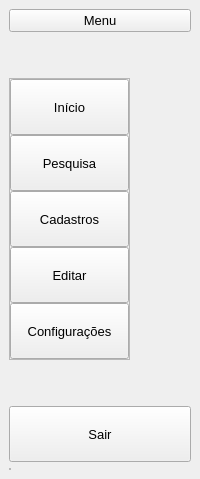
              <widget class="QWidget" name="subMenuLateral" native="true">
               <property name="styleSheet">
                <string notr="true"/>
               </property>
               <layout class="QVBoxLayout" name="verticalLayout_2">
                <property name="spacing">
                 <number>6</number>
                </property>
                <property name="leftMargin">
                 <number>9</number>
                </property>
                <property name="topMargin">
                 <number>9</number>
                </property>
                <property name="rightMargin">
                 <number>9</number>
                </property>
                <property name="bottomMargin">
                 <number>9</number>
                </property>
                <item>
                 <widget class="QPushButton" name="btnMenu2">
                  <property name="font">
                   <font>
                    <pointsize>10</pointsize>
                   </font>
                  </property>
                  <property name="cursor">
                   <cursorShape>PointingHandCursor</cursorShape>
                  </property>
                  <property name="text">
                   <string>Menu</string>
                  </property>
                  <property name="icon">
                   <iconset>
                    <normaloff>icones/iconMenu.png</normaloff>icones/iconMenu.png</iconset>
                  </property>
                  <property name="iconSize">
                   <size>
                    <width>24</width>
                    <height>24</height>
                   </size>
                  </property>
                  <property name="checkable">
                   <bool>true</bool>
                  </property>
                 </widget>
                </item>
                <item>
                 <spacer name="verticalSpacer">
                  <property name="orientation">
                   <enum>Qt::Vertical</enum>
                  </property>
                  <property name="sizeHint" stdset="0">
                   <size>
                    <width>20</width>
                    <height>40</height>
                   </size>
                  </property>
                 </spacer>
                </item>
                <item alignment="Qt::AlignLeft|Qt::AlignTop">
                 <widget class="QFrame" name="frameBtns">
                  <property name="sizePolicy">
                   <sizepolicy hsizetype="Preferred" vsizetype="Expanding">
                    <horstretch>0</horstretch>
                    <verstretch>0</verstretch>
                   </sizepolicy>
                  </property>
                  <property name="frameShape">
                   <enum>QFrame::StyledPanel</enum>
                  </property>
                  <property name="frameShadow">
                   <enum>QFrame::Raised</enum>
                  </property>
                  <layout class="QVBoxLayout" name="verticalLayout_3">
                   <property name="spacing">
                    <number>0</number>
                   </property>
                   <property name="leftMargin">
                    <number>0</number>
                   </property>
                   <property name="topMargin">
                    <number>0</number>
                   </property>
                   <property name="rightMargin">
                    <number>0</number>
                   </property>
                   <property name="bottomMargin">
                    <number>0</number>
                   </property>
                   <item>
                    <widget class="QPushButton" name="btnIncio">
                     <property name="minimumSize">
                      <size>
                       <width>119</width>
                       <height>56</height>
                      </size>
                     </property>
                     <property name="font">
                      <font>
                       <pointsize>10</pointsize>
                      </font>
                     </property>
                     <property name="cursor">
                      <cursorShape>PointingHandCursor</cursorShape>
                     </property>
                     <property name="styleSheet">
                      <string notr="true"/>
                     </property>
                     <property name="text">
                      <string>Início</string>
                     </property>
                     <property name="icon">
                      <iconset>
                       <normaloff>icones/iconHome.png</normaloff>icones/iconHome.png</iconset>
                     </property>
                     <property name="iconSize">
                      <size>
                       <width>24</width>
                       <height>24</height>
                      </size>
                     </property>
                     <property name="checkable">
                      <bool>true</bool>
                     </property>
                     <property name="autoExclusive">
                      <bool>true</bool>
                     </property>
                    </widget>
                   </item>
                   <item>
                    <widget class="QPushButton" name="btnPesquisa">
                     <property name="minimumSize">
                      <size>
                       <width>119</width>
                       <height>56</height>
                      </size>
                     </property>
                     <property name="font">
                      <font>
                       <pointsize>10</pointsize>
                      </font>
                     </property>
                     <property name="cursor">
                      <cursorShape>PointingHandCursor</cursorShape>
                     </property>
                     <property name="styleSheet">
                      <string notr="true"/>
                     </property>
                     <property name="text">
                      <string>Pesquisa</string>
                     </property>
                     <property name="icon">
                      <iconset>
                       <normaloff>icones/iconBusca.png</normaloff>icones/iconBusca.png</iconset>
                     </property>
                     <property name="iconSize">
                      <size>
                       <width>24</width>
                       <height>24</height>
                      </size>
                     </property>
                     <property name="checkable">
                      <bool>true</bool>
                     </property>
                     <property name="autoExclusive">
                      <bool>true</bool>
                     </property>
                    </widget>
                   </item>
                   <item>
                    <widget class="QPushButton" name="btnPessoa">
                     <property name="minimumSize">
                      <size>
                       <width>119</width>
                       <height>56</height>
                      </size>
                     </property>
                     <property name="font">
                      <font>
                       <pointsize>10</pointsize>
                      </font>
                     </property>
                     <property name="cursor">
                      <cursorShape>PointingHandCursor</cursorShape>
                     </property>
                     <property name="styleSheet">
                      <string notr="true"/>
                     </property>
                     <property name="text">
                      <string>Cadastros</string>
                     </property>
                     <property name="icon">
                      <iconset>
                       <normaloff>icones/iconPessoa.png</normaloff>icones/iconPessoa.png</iconset>
                     </property>
                     <property name="iconSize">
                      <size>
                       <width>24</width>
                       <height>24</height>
                      </size>
                     </property>
                     <property name="checkable">
                      <bool>true</bool>
                     </property>
                     <property name="autoExclusive">
                      <bool>true</bool>
                     </property>
                    </widget>
                   </item>
                   <item>
                    <widget class="QPushButton" name="btnEditar">
                     <property name="minimumSize">
                      <size>
                       <width>119</width>
                       <height>56</height>
                      </size>
                     </property>
                     <property name="font">
                      <font>
                       <pointsize>10</pointsize>
                      </font>
                     </property>
                     <property name="cursor">
                      <cursorShape>PointingHandCursor</cursorShape>
                     </property>
                     <property name="text">
                      <string>Editar</string>
                     </property>
                     <property name="icon">
                      <iconset>
                       <normaloff>icones/iconEdit.png</normaloff>icones/iconEdit.png</iconset>
                     </property>
                     <property name="checkable">
                      <bool>true</bool>
                     </property>
                     <property name="autoExclusive">
                      <bool>true</bool>
                     </property>
                    </widget>
                   </item>
                   <item>
                    <widget class="QPushButton" name="btnConfiguracoes">
                     <property name="minimumSize">
                      <size>
                       <width>119</width>
                       <height>56</height>
                      </size>
                     </property>
                     <property name="font">
                      <font>
                       <pointsize>10</pointsize>
                      </font>
                     </property>
                     <property name="cursor">
                      <cursorShape>PointingHandCursor</cursorShape>
                     </property>
                     <property name="styleSheet">
                      <string notr="true"/>
                     </property>
                     <property name="text">
                      <string>Configurações</string>
                     </property>
                     <property name="icon">
                      <iconset>
                       <normaloff>icones/iconConfig.png</normaloff>icones/iconConfig.png</iconset>
                     </property>
                     <property name="iconSize">
                      <size>
                       <width>24</width>
                       <height>24</height>
                      </size>
                     </property>
                     <property name="checkable">
                      <bool>true</bool>
                     </property>
                     <property name="autoExclusive">
                      <bool>true</bool>
                     </property>
                    </widget>
                   </item>
                  </layout>
                 </widget>
                </item>
                <item>
                 <spacer name="verticalSpacer_2">
                  <property name="orientation">
                   <enum>Qt::Vertical</enum>
                  </property>
                  <property name="sizeHint" stdset="0">
                   <size>
                    <width>20</width>
                    <height>40</height>
                   </size>
                  </property>
                 </spacer>
                </item>
                <item>
                 <widget class="QPushButton" name="btnSair">
                  <property name="minimumSize">
                   <size>
                    <width>119</width>
                    <height>56</height>
                   </size>
                  </property>
                  <property name="font">
                   <font>
                    <pointsize>10</pointsize>
                   </font>
                  </property>
                  <property name="cursor">
                   <cursorShape>PointingHandCursor</cursorShape>
                  </property>
                  <property name="text">
                   <string>Sair</string>
                  </property>
                  <property name="icon">
                   <iconset>
                    <normaloff>icones/iconLogout.png</normaloff>icones/iconLogout.png</iconset>
                  </property>
                  <property name="iconSize">
                   <size>
                    <width>24</width>
                    <height>24</height>
                   </size>
                  </property>
                  <property name="checkable">
                   <bool>true</bool>
                  </property>
                  <property name="autoExclusive">
                   <bool>true</bool>
                  </property>
                 </widget>
                </item>
                <item alignment="Qt::AlignLeft|Qt::AlignBottom">
                 <widget class="QFrame" name="frame_3">
                  <property name="frameShape">
                   <enum>QFrame::StyledPanel</enum>
                  </property>
                  <property name="frameShadow">
                   <enum>QFrame::Raised</enum>
                  </property>
                  <layout class="QVBoxLayout" name="verticalLayout_4">
                   <property name="spacing">
                    <number>0</number>
                   </property>
                   <property name="leftMargin">
                    <number>0</number>
                   </property>
                   <property name="topMargin">
                    <number>0</number>
                   </property>
                   <property name="rightMargin">
                    <number>0</number>
                   </property>
                   <property name="bottomMargin">
                    <number>0</number>
                   </property>
                  </layout>
                 </widget>
                </item>
               </layout>
              </widget>
